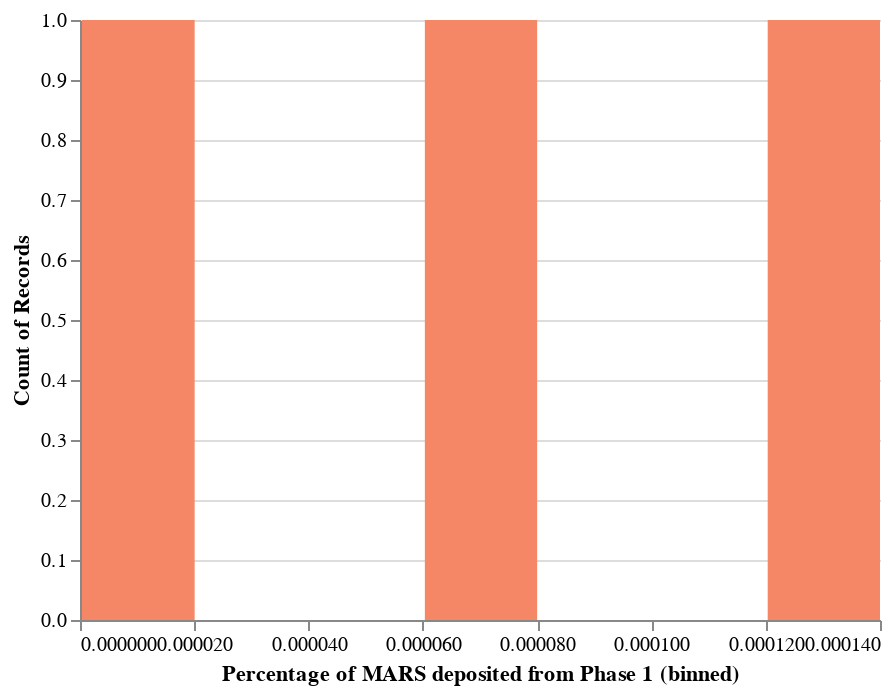

Notebook source saved alongside this figure:
### Code cell
user_p1_perc_mars.columns = ['MARS locked in Phase 2','MARS obtained from Phase 1','Percentage of MARS deposited from Phase 1']
user_p1_perc_mars_chart = alt.Chart((user_p1_perc_mars)).mark_bar().encode(
    x=alt.X('Percentage of MARS deposited from Phase 1', sort="ascending", bin=True),
    y="count()",
    tooltip=['Percentage of MARS deposited from Phase 1','count()'],
    color=alt.Color(scale=alt.Scale(scheme='redpurple'),legend=None),
).configure_mark(color='#f58766').properties(height=300).configure_view(strokeOpacity=0)
user_p1_perc_mars_chart

### Figure 1 — Vega-Lite specification as saved in the notebook (floating-point values rounded to 4 significant figures)
{"config": {"view": {"continuousWidth": 400, "continuousHeight": 300, "strokeOpacity": 0}, "mark": {"color": "#f58766"}}, "data": {"name": "data-a353616d8041441c35590f7e4239610c"}, "mark": "bar", "encoding": {"color": {"legend": null, "scale": {"scheme": "redpurple"}}, "tooltip": [{"field": "Percentage of MARS deposited from Phase 1", "type": "quantitative"}, {"aggregate": "count", "type": "quantitative"}], "x": {"bin": true, "field": "Percentage of MARS deposited from Phase 1", "sort": "ascending", "type": "quantitative"}, "y": {"aggregate": "count", "type": "quantitative"}}, "height": 300, "$schema": "https://vega.github.io/schema/vega-lite/v4.17.0.json", "datasets": {"data-a353616d8041441c35590f7e4239610c": [{"MARS locked in Phase 2": 70, "MARS obtained from Phase 1": 10700000.0, "Percentage of MARS deposited from Phase 1": 6.539e-06}, {"MARS locked in Phase 2": 20, "MARS obtained from Phase 1": 329900.0, "Percentage of MARS deposited from Phase 1": 6.063e-05}, {"MARS locked in Phase 2": 132, "MARS obtained from Phase 1": 1089000.0, "Percentage of MARS deposited from Phase 1": 0.0001213}, {"MARS locked in Phase 2": 70, "MARS obtained from Phase 1": 18050000.0, "Percentage of MARS deposited from Phase 1": 3.879e-06}, {"MARS locked in Phase 2": 132, "MARS obtained from Phase 1": 0.0, "Percentage of MARS deposited from Phase 1": 0.0}]}}
